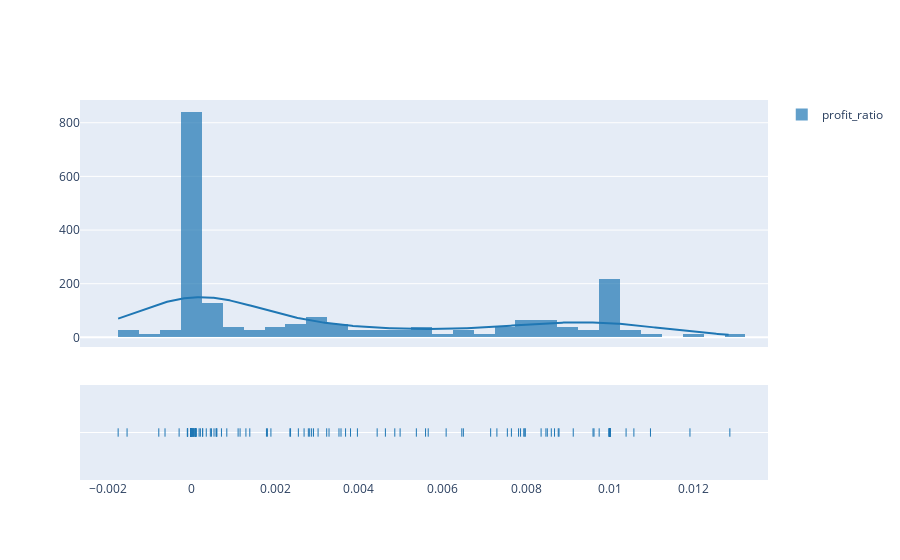

The notebook cell this image was saved under:
### Code cell
import plotly.figure_factory as ff

hist_data = [trades.profit_ratio]
group_labels = ['profit_ratio']  # name of the dataset

fig = ff.create_distplot(hist_data, group_labels, bin_size=0.0005)
fig.show()

### Figure 1 — Plotly figure (JSON) as saved in the notebook; plotly's stock layout.template omitted (floating-point values rounded to 4 significant figures; data arrays with more than 128 entries replaced by an {"elided": "..."} marker saying what was removed)
{"data": [{"autobinx": false, "histnorm": "probability density", "legendgroup": "profit_ratio", "marker": {"color": "rgb(31, 119, 180)"}, "name": "profit_ratio", "opacity": 0.7, "type": "histogram", "x": {"elided": "155 float values"}, "xaxis": "x", "xbins": {"end": 0.01287, "size": 0.0005, "start": -0.001753}, "yaxis": "y"}, {"legendgroup": "profit_ratio", "marker": {"color": "rgb(31, 119, 180)"}, "mode": "lines", "name": "profit_ratio", "showlegend": false, "type": "scatter", "x": {"elided": "500 float values"}, "xaxis": "x", "y": {"elided": "500 float values"}, "yaxis": "y"}, {"legendgroup": "profit_ratio", "marker": {"color": "rgb(31, 119, 180)", "symbol": "line-ns-open"}, "mode": "markers", "name": "profit_ratio", "showlegend": false, "type": "scatter", "x": {"elided": "155 float values"}, "xaxis": "x", "y": {"elided": "155 str values"}, "yaxis": "y2"}], "layout": {"barmode": "overlay", "hovermode": "closest", "legend": {"traceorder": "reversed"}, "xaxis": {"anchor": "y2", "domain": [0, 1], "zeroline": false}, "yaxis": {"anchor": "free", "domain": [0.35, 1], "position": 0}, "yaxis2": {"anchor": "x", "domain": [0, 0.25], "dtick": 1, "showticklabels": false}}}
